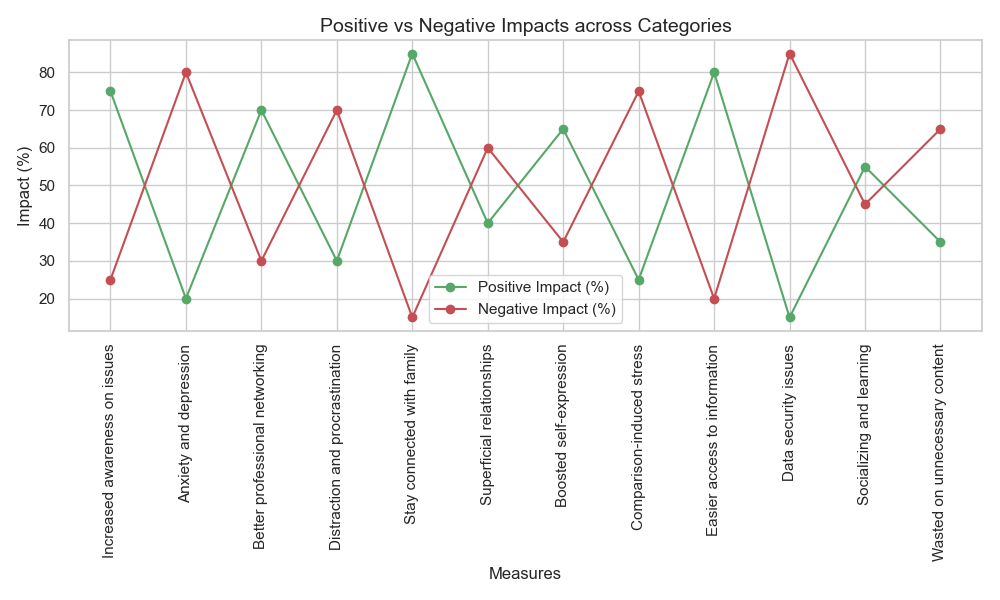

Here is the Python script that generated this plot:
import matplotlib.pyplot as plt
import pandas as pd
import seaborn as sns

plt.style.use('bmh')

data = pd.read_csv('social_media_impact1.csv')

sns.set(style="whitegrid")

df = pd.DataFrame(data)
plt.figure(figsize=(10,6))

plt.plot(df['Measure'], df['Positive Impact (%)'], marker='o', label='Positive Impact (%)', color='g')
plt.plot(df['Measure'], df['Negative Impact (%)'], marker='o', label='Negative Impact (%)', color='r')

plt.title('Positive vs Negative Impacts across Categories', fontsize=14)
plt.xlabel('Measures', fontsize=12)
plt.ylabel('Impact (%)', fontsize=12)


plt.xticks(rotation=90)

plt.legend()

plt.tight_layout()
plt.savefig("social_media.png")
plt.show()
